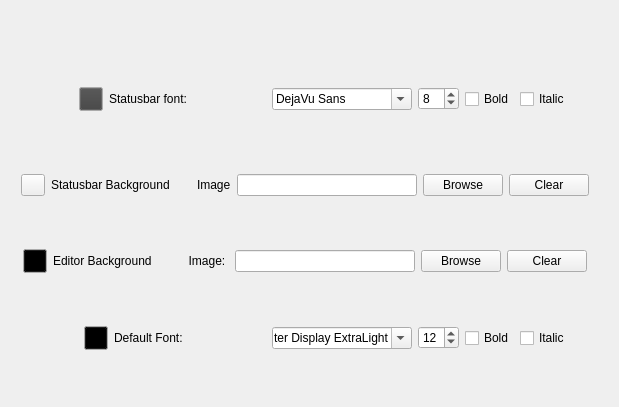
     <widget class="QWidget" name="tab">
      <attribute name="title">
       <string>Appearance</string>
      </attribute>
      <widget class="QWidget" name="layoutWidget">
       <property name="geometry">
        <rect>
         <x>0</x>
         <y>20</y>
         <width>610</width>
         <height>378</height>
        </rect>
       </property>
       <layout class="QVBoxLayout">
        <item>
         <spacer name="verticalSpacer_2">
          <property name="orientation">
           <enum>Qt::Vertical</enum>
          </property>
          <property name="sizeType">
           <enum>QSizePolicy::Preferred</enum>
          </property>
          <property name="sizeHint" stdset="0">
           <size>
            <width>20</width>
            <height>40</height>
           </size>
          </property>
         </spacer>
        </item>
        <item>
         <layout class="QHBoxLayout">
          <item>
           <spacer name="horizontalSpacer_9">
            <property name="orientation">
             <enum>Qt::Horizontal</enum>
            </property>
            <property name="sizeHint" stdset="0">
             <size>
              <width>40</width>
              <height>20</height>
             </size>
            </property>
           </spacer>
          </item>
          <item>
           <widget class="QPushButton" name="pbStatusBarColor">
            <property name="sizePolicy">
             <sizepolicy hsizetype="Fixed" vsizetype="Fixed">
              <horstretch>0</horstretch>
              <verstretch>0</verstretch>
             </sizepolicy>
            </property>
            <property name="minimumSize">
             <size>
              <width>24</width>
              <height>24</height>
             </size>
            </property>
            <property name="maximumSize">
             <size>
              <width>24</width>
              <height>24</height>
             </size>
            </property>
            <property name="palette">
             <palette>
              <active>
               <colorrole role="Button">
                <brush brushstyle="SolidPattern">
                 <color alpha="255">
                  <red>64</red>
                  <green>64</green>
                  <blue>64</blue>
                 </color>
                </brush>
               </colorrole>
              </active>
              <inactive>
               <colorrole role="Button">
                <brush brushstyle="SolidPattern">
                 <color alpha="255">
                  <red>64</red>
                  <green>64</green>
                  <blue>64</blue>
                 </color>
                </brush>
               </colorrole>
              </inactive>
              <disabled>
               <colorrole role="Button">
                <brush brushstyle="SolidPattern">
                 <color alpha="255">
                  <red>64</red>
                  <green>64</green>
                  <blue>64</blue>
                 </color>
                </brush>
               </colorrole>
              </disabled>
             </palette>
            </property>
            <property name="toolTip">
             <string>Status bar text color</string>
            </property>
            <property name="text">
             <string/>
            </property>
           </widget>
          </item>
          <item>
           <widget class="QLabel" name="statusbarFontLabel">
            <property name="maximumSize">
             <size>
              <width>100</width>
              <height>16777215</height>
             </size>
            </property>
            <property name="text">
             <string>Statusbar font:</string>
            </property>
           </widget>
          </item>
          <item>
           <spacer name="horizontalSpacer_8">
            <property name="orientation">
             <enum>Qt::Horizontal</enum>
            </property>
            <property name="sizeHint" stdset="0">
             <size>
              <width>40</width>
              <height>20</height>
             </size>
            </property>
           </spacer>
          </item>
          <item>
           <widget class="QFontComboBox" name="statusbarFontComboBox">
            <property name="maximumSize">
             <size>
              <width>140</width>
              <height>16777215</height>
             </size>
            </property>
            <property name="currentFont">
             <font>
              <family>DejaVu Sans</family>
             </font>
            </property>
           </widget>
          </item>
          <item>
           <widget class="QSpinBox" name="statusbarSpinBox">
            <property name="maximumSize">
             <size>
              <width>60</width>
              <height>16777215</height>
             </size>
            </property>
            <property name="minimum">
             <number>1</number>
            </property>
            <property name="maximum">
             <number>16</number>
            </property>
            <property name="value">
             <number>8</number>
            </property>
           </widget>
          </item>
          <item>
           <layout class="QHBoxLayout">
            <item>
             <widget class="QCheckBox" name="statusbarBoldCheckBox">
              <property name="maximumSize">
               <size>
                <width>80</width>
                <height>16777215</height>
               </size>
              </property>
              <property name="text">
               <string>Bold</string>
              </property>
             </widget>
            </item>
            <item>
             <widget class="QCheckBox" name="statusbarItalicCheckBox">
              <property name="maximumSize">
               <size>
                <width>80</width>
                <height>16777215</height>
               </size>
              </property>
              <property name="text">
               <string>Italic</string>
              </property>
             </widget>
            </item>
            <item>
             <spacer name="horizontalSpacer_4">
              <property name="orientation">
               <enum>Qt::Horizontal</enum>
              </property>
              <property name="sizeType">
               <enum>QSizePolicy::Preferred</enum>
              </property>
              <property name="sizeHint" stdset="0">
               <size>
                <width>40</width>
                <height>20</height>
               </size>
              </property>
             </spacer>
            </item>
           </layout>
          </item>
         </layout>
        </item>
        <item>
         <spacer name="verticalSpacer">
          <property name="orientation">
           <enum>Qt::Vertical</enum>
          </property>
          <property name="sizeType">
           <enum>QSizePolicy::Preferred</enum>
          </property>
          <property name="sizeHint" stdset="0">
           <size>
            <width>20</width>
            <height>30</height>
           </size>
          </property>
         </spacer>
        </item>
        <item>
         <layout class="QHBoxLayout" name="horizontalLayout_3">
          <item>
           <spacer name="horizontalSpacer_10">
            <property name="orientation">
             <enum>Qt::Horizontal</enum>
            </property>
            <property name="sizeHint" stdset="0">
             <size>
              <width>40</width>
              <height>20</height>
             </size>
            </property>
           </spacer>
          </item>
          <item>
           <widget class="QPushButton" name="statusBackgroungColorPushButton">
            <property name="maximumSize">
             <size>
              <width>24</width>
              <height>24</height>
             </size>
            </property>
            <property name="text">
             <string/>
            </property>
           </widget>
          </item>
          <item>
           <widget class="QLabel" name="label_9">
            <property name="maximumSize">
             <size>
              <width>200</width>
              <height>16777215</height>
             </size>
            </property>
            <property name="text">
             <string>Statusbar Background</string>
            </property>
           </widget>
          </item>
          <item>
           <spacer name="horizontalSpacer_6">
            <property name="orientation">
             <enum>Qt::Horizontal</enum>
            </property>
            <property name="sizeType">
             <enum>QSizePolicy::Preferred</enum>
            </property>
            <property name="sizeHint" stdset="0">
             <size>
              <width>40</width>
              <height>20</height>
             </size>
            </property>
           </spacer>
          </item>
          <item>
           <widget class="QLabel" name="label_12">
            <property name="text">
             <string>Image</string>
            </property>
           </widget>
          </item>
          <item>
           <widget class="QLineEdit" name="statusBackgroundLineEdit">
            <property name="minimumSize">
             <size>
              <width>180</width>
              <height>0</height>
             </size>
            </property>
           </widget>
          </item>
          <item>
           <widget class="QPushButton" name="statusBackgroundImagePushButton">
            <property name="text">
             <string>Browse</string>
            </property>
           </widget>
          </item>
          <item>
           <widget class="QPushButton" name="bgimageClearPushButton_2">
            <property name="text">
             <string>Clear</string>
            </property>
           </widget>
          </item>
          <item>
           <spacer name="horizontalSpacer_2">
            <property name="orientation">
             <enum>Qt::Horizontal</enum>
            </property>
            <property name="sizeHint" stdset="0">
             <size>
              <width>40</width>
              <height>20</height>
             </size>
            </property>
           </spacer>
          </item>
         </layout>
        </item>
        <item>
         <spacer>
          <property name="orientation">
           <enum>Qt::Vertical</enum>
          </property>
          <property name="sizeType">
           <enum>QSizePolicy::Preferred</enum>
          </property>
          <property name="sizeHint" stdset="0">
           <size>
            <width>413</width>
            <height>20</height>
           </size>
          </property>
         </spacer>
        </item>
        <item>
         <layout class="QHBoxLayout">
          <item>
           <spacer name="horizontalSpacer_11">
            <property name="orientation">
             <enum>Qt::Horizontal</enum>
            </property>
            <property name="sizeHint" stdset="0">
             <size>
              <width>40</width>
              <height>20</height>
             </size>
            </property>
           </spacer>
          </item>
          <item>
           <widget class="QPushButton" name="pbEditorBackColor">
            <property name="sizePolicy">
             <sizepolicy hsizetype="Fixed" vsizetype="Fixed">
              <horstretch>0</horstretch>
              <verstretch>0</verstretch>
             </sizepolicy>
            </property>
            <property name="minimumSize">
             <size>
              <width>24</width>
              <height>24</height>
             </size>
            </property>
            <property name="maximumSize">
             <size>
              <width>24</width>
              <height>24</height>
             </size>
            </property>
            <property name="palette">
             <palette>
              <active>
               <colorrole role="Button">
                <brush brushstyle="SolidPattern">
                 <color alpha="255">
                  <red>0</red>
                  <green>0</green>
                  <blue>0</blue>
                 </color>
                </brush>
               </colorrole>
              </active>
              <inactive>
               <colorrole role="Button">
                <brush brushstyle="SolidPattern">
                 <color alpha="255">
                  <red>0</red>
                  <green>0</green>
                  <blue>0</blue>
                 </color>
                </brush>
               </colorrole>
              </inactive>
              <disabled>
               <colorrole role="Button">
                <brush brushstyle="SolidPattern">
                 <color alpha="255">
                  <red>0</red>
                  <green>0</green>
                  <blue>0</blue>
                 </color>
                </brush>
               </colorrole>
              </disabled>
             </palette>
            </property>
            <property name="toolTip">
             <string>Editor background color</string>
            </property>
            <property name="text">
             <string/>
            </property>
           </widget>
          </item>
          <item>
           <widget class="QLabel" name="label">
            <property name="text">
             <string>Editor Background</string>
            </property>
           </widget>
          </item>
          <item>
           <spacer name="horizontalSpacer">
            <property name="orientation">
             <enum>Qt::Horizontal</enum>
            </property>
            <property name="sizeType">
             <enum>QSizePolicy::Expanding</enum>
            </property>
            <property name="sizeHint" stdset="0">
             <size>
              <width>40</width>
              <height>20</height>
             </size>
            </property>
           </spacer>
          </item>
          <item>
           <widget class="QLabel" name="label_11">
            <property name="maximumSize">
             <size>
              <width>60</width>
              <height>16777215</height>
             </size>
            </property>
            <property name="text">
             <string>  Image: </string>
            </property>
           </widget>
          </item>
          <item>
           <widget class="QLineEdit" name="backgroundLineEdit">
            <property name="minimumSize">
             <size>
              <width>180</width>
              <height>0</height>
             </size>
            </property>
           </widget>
          </item>
          <item>
           <widget class="QPushButton" name="backgroundImagePushButton">
            <property name="text">
             <string>Browse</string>
            </property>
           </widget>
          </item>
          <item>
           <widget class="QPushButton" name="bgimageClearPushButton">
            <property name="text">
             <string>Clear</string>
            </property>
           </widget>
          </item>
          <item>
           <spacer name="horizontalSpacer_5">
            <property name="orientation">
             <enum>Qt::Horizontal</enum>
            </property>
            <property name="sizeType">
             <enum>QSizePolicy::Preferred</enum>
            </property>
            <property name="sizeHint" stdset="0">
             <size>
              <width>40</width>
              <height>20</height>
             </size>
            </property>
           </spacer>
          </item>
         </layout>
        </item>
        <item>
         <spacer>
          <property name="orientation">
           <enum>Qt::Vertical</enum>
          </property>
          <property name="sizeType">
           <enum>QSizePolicy::Preferred</enum>
          </property>
          <property name="sizeHint" stdset="0">
           <size>
            <width>413</width>
            <height>20</height>
           </size>
          </property>
         </spacer>
        </item>
        <item>
         <layout class="QHBoxLayout">
          <property name="sizeConstraint">
           <enum>QLayout::SetDefaultConstraint</enum>
          </property>
          <item>
           <spacer name="horizontalSpacer_12">
            <property name="orientation">
             <enum>Qt::Horizontal</enum>
            </property>
            <property name="sizeHint" stdset="0">
             <size>
              <width>40</width>
              <height>20</height>
             </size>
            </property>
           </spacer>
          </item>
          <item>
           <widget class="QPushButton" name="pbFontColor">
            <property name="sizePolicy">
             <sizepolicy hsizetype="Fixed" vsizetype="Fixed">
              <horstretch>0</horstretch>
              <verstretch>0</verstretch>
             </sizepolicy>
            </property>
            <property name="minimumSize">
             <size>
              <width>24</width>
              <height>24</height>
             </size>
            </property>
            <property name="maximumSize">
             <size>
              <width>24</width>
              <height>24</height>
             </size>
            </property>
            <property name="palette">
             <palette>
              <active>
               <colorrole role="Button">
                <brush brushstyle="SolidPattern">
                 <color alpha="255">
                  <red>0</red>
                  <green>0</green>
                  <blue>0</blue>
                 </color>
                </brush>
               </colorrole>
              </active>
              <inactive>
               <colorrole role="Button">
                <brush brushstyle="SolidPattern">
                 <color alpha="255">
                  <red>0</red>
                  <green>0</green>
                  <blue>0</blue>
                 </color>
                </brush>
               </colorrole>
              </inactive>
              <disabled>
               <colorrole role="Button">
                <brush brushstyle="SolidPattern">
                 <color alpha="255">
                  <red>0</red>
                  <green>0</green>
                  <blue>0</blue>
                 </color>
                </brush>
               </colorrole>
              </disabled>
             </palette>
            </property>
            <property name="toolTip">
             <string>Editor background color</string>
            </property>
            <property name="text">
             <string/>
            </property>
           </widget>
          </item>
          <item>
           <widget class="QLabel" name="label_10">
            <property name="sizePolicy">
             <sizepolicy hsizetype="Preferred" vsizetype="Preferred">
              <horstretch>0</horstretch>
              <verstretch>0</verstretch>
             </sizepolicy>
            </property>
            <property name="maximumSize">
             <size>
              <width>100</width>
              <height>16777215</height>
             </size>
            </property>
            <property name="text">
             <string>Default Font:</string>
            </property>
           </widget>
          </item>
          <item>
           <spacer name="horizontalSpacer_7">
            <property name="orientation">
             <enum>Qt::Horizontal</enum>
            </property>
            <property name="sizeHint" stdset="0">
             <size>
              <width>40</width>
              <height>20</height>
             </size>
            </property>
           </spacer>
          </item>
          <item>
           <widget class="QFontComboBox" name="fontComboBox">
            <property name="maximumSize">
             <size>
              <width>140</width>
              <height>16777215</height>
             </size>
            </property>
            <property name="currentIndex">
             <number>26</number>
            </property>
           </widget>
          </item>
          <item>
           <widget class="QSpinBox" name="fontSizeSpinBox">
            <property name="maximumSize">
             <size>
              <width>60</width>
              <height>16777215</height>
             </size>
            </property>
            <property name="minimum">
             <number>1</number>
            </property>
            <property name="value">
             <number>12</number>
            </property>
           </widget>
          </item>
          <item>
           <widget class="QCheckBox" name="checkBox">
            <property name="maximumSize">
             <size>
              <width>80</width>
              <height>16777215</height>
             </size>
            </property>
            <property name="text">
             <string>Bold</string>
            </property>
           </widget>
          </item>
          <item>
           <widget class="QCheckBox" name="checkBox_2">
            <property name="maximumSize">
             <size>
              <width>80</width>
              <height>16777215</height>
             </size>
            </property>
            <property name="text">
             <string>Italic</string>
            </property>
           </widget>
          </item>
          <item>
           <spacer name="horizontalSpacer_3">
            <property name="orientation">
             <enum>Qt::Horizontal</enum>
            </property>
            <property name="sizeType">
             <enum>QSizePolicy::Preferred</enum>
            </property>
            <property name="sizeHint" stdset="0">
             <size>
              <width>40</width>
              <height>20</height>
             </size>
            </property>
           </spacer>
          </item>
         </layout>
        </item>
        <item>
         <spacer>
          <property name="orientation">
           <enum>Qt::Vertical</enum>
          </property>
          <property name="sizeType">
           <enum>QSizePolicy::Preferred</enum>
          </property>
          <property name="sizeHint" stdset="0">
           <size>
            <width>413</width>
            <height>20</height>
           </size>
          </property>
         </spacer>
        </item>
       </layout>
      </widget>
     </widget>
